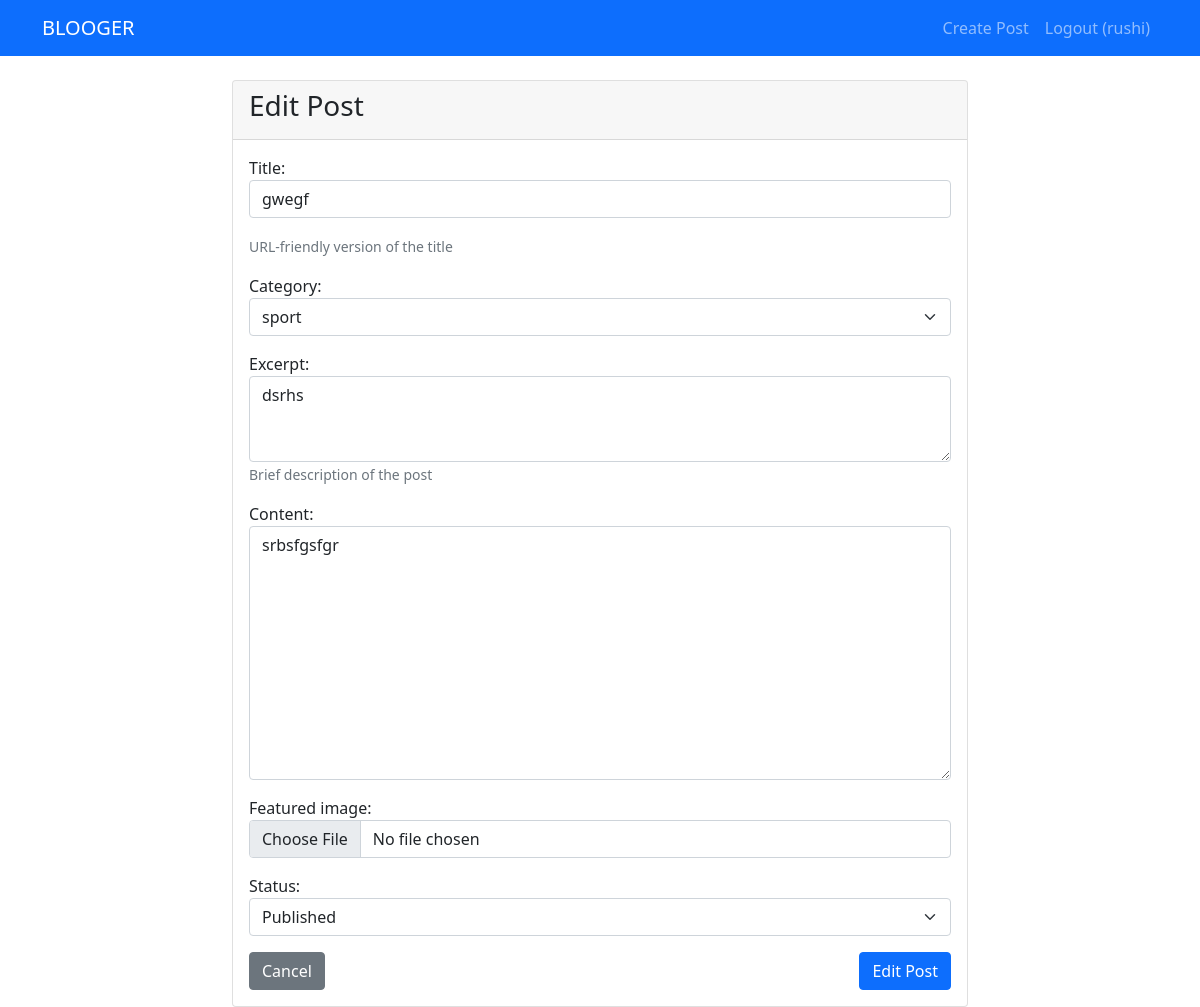
/post/gwegf/edit/ (signed in), run on the app's committed database.
### blog/models.py (models this page shows, shortened)
class Post(models.Model):
    STATUS_CHOICES = [
        ('draft', 'Draft'),
        ('published', 'Published'),
    ]
    title = models.CharField(max_length=200)
    slug = models.SlugField(max_length=200, unique=True)
    author = models.ForeignKey(User, on_delete=models.CASCADE, related_name='posts')
    category = models.ForeignKey(Category, on_delete=models.SET_NULL, null=True, blank=True)
    content = models.TextField()
    excerpt = models.TextField(max_length=500, blank=True)
    featured_image = models.ImageField(upload_to='posts/', blank=True, null=True)
    status = models.CharField(max_length=10, choices=STATUS_CHOICES, default='draft')
    created_at = models.DateTimeField(auto_now_add=True)
    updated_at = models.DateTimeField(auto_now=True)
    published_at = models.DateTimeField(blank=True, null=True)
    class Meta:
        ordering = ['-created_at']
        indexes = [
            models.Index(fields=['status', 'created_at']),
            models.Index(fields=['slug']),
        ]

### blog/views.py (the view)
# urls.py: path('post/<slug:slug>/edit/', views.post_edit, name='post_edit'),
@login_required
def post_edit(request, slug):
    post = get_object_or_404(Post, slug=slug, author=request.user)
    if request.method == 'POST':
        form = PostForm(request.POST, request.FILES, instance=post)
        if form.is_valid():
            form.save()
            messages.success(request, 'Post updated successfully!')
            return redirect('post_detail', slug=post.slug)
    else:
        form = PostForm(instance=post)
    return render(request, 'blog/post_form.html', {'form': form, 'title': 'Edit Post', 'post': post})

### blog/forms.py
class PostForm(forms.ModelForm):
    class Meta:
        model = Post
        fields = ['title', 'category', 'content', 'excerpt', 'featured_image', 'status']
        widgets = {
            'title': forms.TextInput(attrs={'class': 'form-control'}),
            'category': forms.Select(attrs={'class': 'form-select'}),
            'content': forms.Textarea(attrs={'class': 'form-control', 'rows': 10}),
            'excerpt': forms.Textarea(attrs={'class': 'form-control', 'rows': 3}),
            'featured_image': forms.FileInput(attrs={'class': 'form-control'}),
            'status': forms.Select(attrs={'class': 'form-select'}),
        }

### blog/models.py (called while the page is built)
    def __str__(self):
        return self.name

### templates/blog/post_form.html (shortened to what this page needs)
{% extends 'blog/base.html' %}
{% block content %}
<div class="row justify-content-center">
    <div class="col-md-8">
        <div class="card">
            <div class="card-header">
                <h3>{{ title }}</h3>
            </div>
            <div class="card-body">
                <form method="post" enctype="multipart/form-data">
                    <div class="mb-3">
                        {{ form.title.label_tag }}
                        {{ form.title }}
                    </div>
                    <div class="mb-3">
                        <small class="form-text text-muted">URL-friendly version of the title</small>
                    </div>
                    <div class="mb-3">
                        {{ form.category.label_tag }}
                        {{ form.category }}
                    </div>
                    <div class="mb-3">
                        {{ form.excerpt.label_tag }}
                        {{ form.excerpt }}
                        <small class="form-text text-muted">Brief description of the post</small>
                    </div>
                    <div class="mb-3">
                        {{ form.content.label_tag }}
                        {{ form.content }}
                    </div>
                    <div class="mb-3">
                        {{ form.featured_image.label_tag }}
                        {{ form.featured_image }}
                    </div>
                    <div class="mb-3">
                        {{ form.status.label_tag }}
                        {{ form.status }}
                    </div>
                    <div class="d-flex justify-content-between">
                        <a href="{% url 'post_list' %}" class="btn btn-secondary">Cancel</a>
                        <button type="submit" class="btn btn-primary">{{ title }}</button>
                    </div>
                </form>
            </div>
        </div>
    </div>
</div>
{% endblock %}

### templates/blog/base.html (shortened to what this page needs)
<!DOCTYPE html>
<html lang="en">
<head>
    <link href="https://cdn.jsdelivr.net/npm/bootstrap@5.1.3/dist/css/bootstrap.min.css" rel="stylesheet">
</head>
<body>
    <nav class="navbar navbar-expand-lg navbar-dark bg-primary">
        <div class="container">
            <a class="navbar-brand" href="{% url 'post_list' %}">BLOOGER</a>
            <div class="navbar-nav ms-auto">
                {% if user.is_authenticated %}
                    <a class="nav-link" href="{% url 'post_create' %}">Create Post</a>
                    <a class="nav-link" href="{% url 'logout' %}">Logout ({{ user.username }})</a>
                {% else %}
                    <a class="nav-link" href="{% url 'login' %}">Login</a>
                    <a class="nav-link" href="{% url 'register' %}">Register</a>
                {% endif %}
            </div>
        </div>
    </nav>
    <div class="container mt-4">
        {% block content %}
        {% endblock %}
    </div>
</body>
</html>

### data on the page
Post: title "gwegf", category "sport", excerpt "dsrhs", content "srbsfgsfgr", status "Published"

### other printed values
{{ user.username }} "rushi"
{{ title }} "Edit Post"
